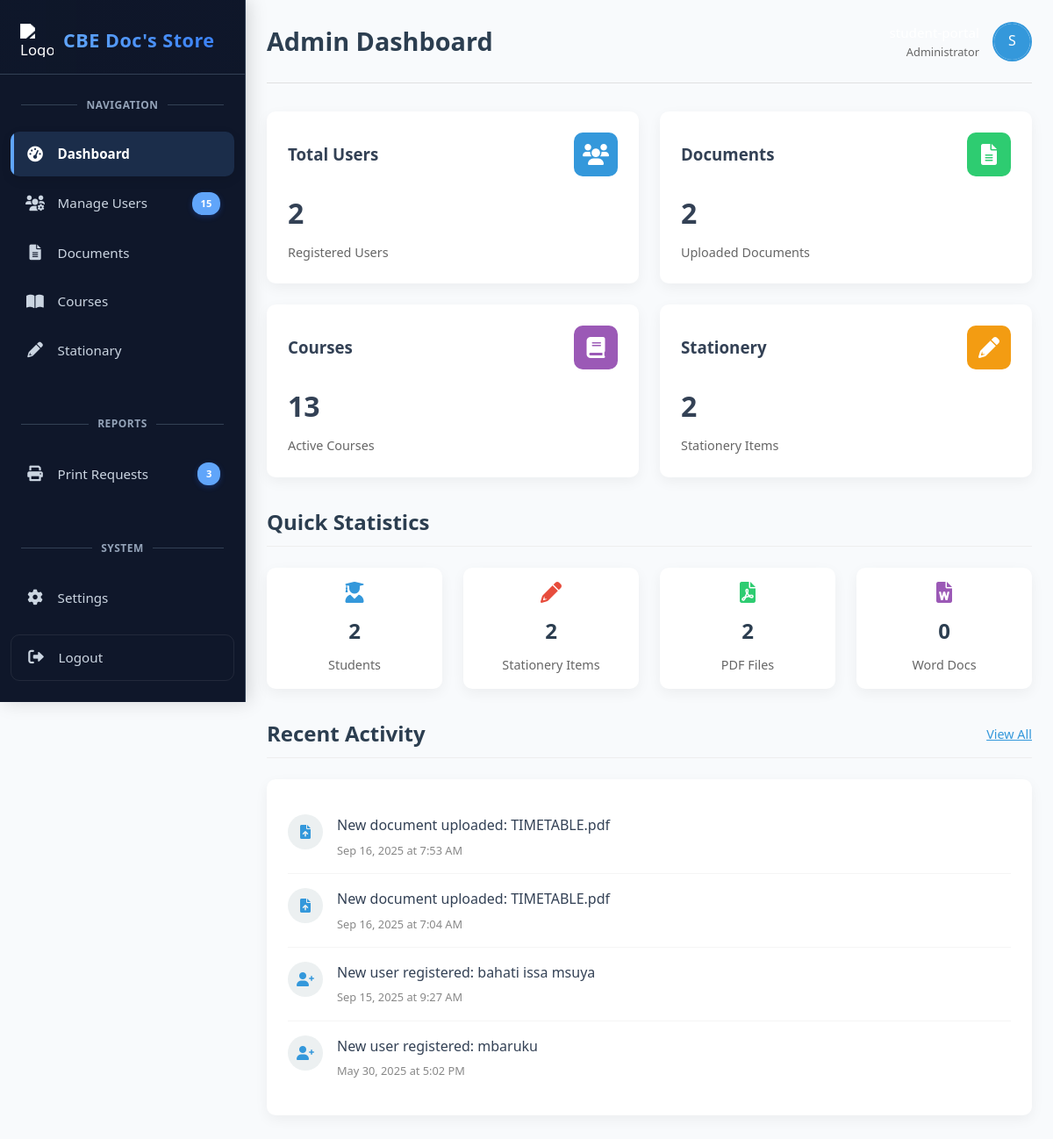
The app's page /admin/admin_dashboard.php (signed in), older data.
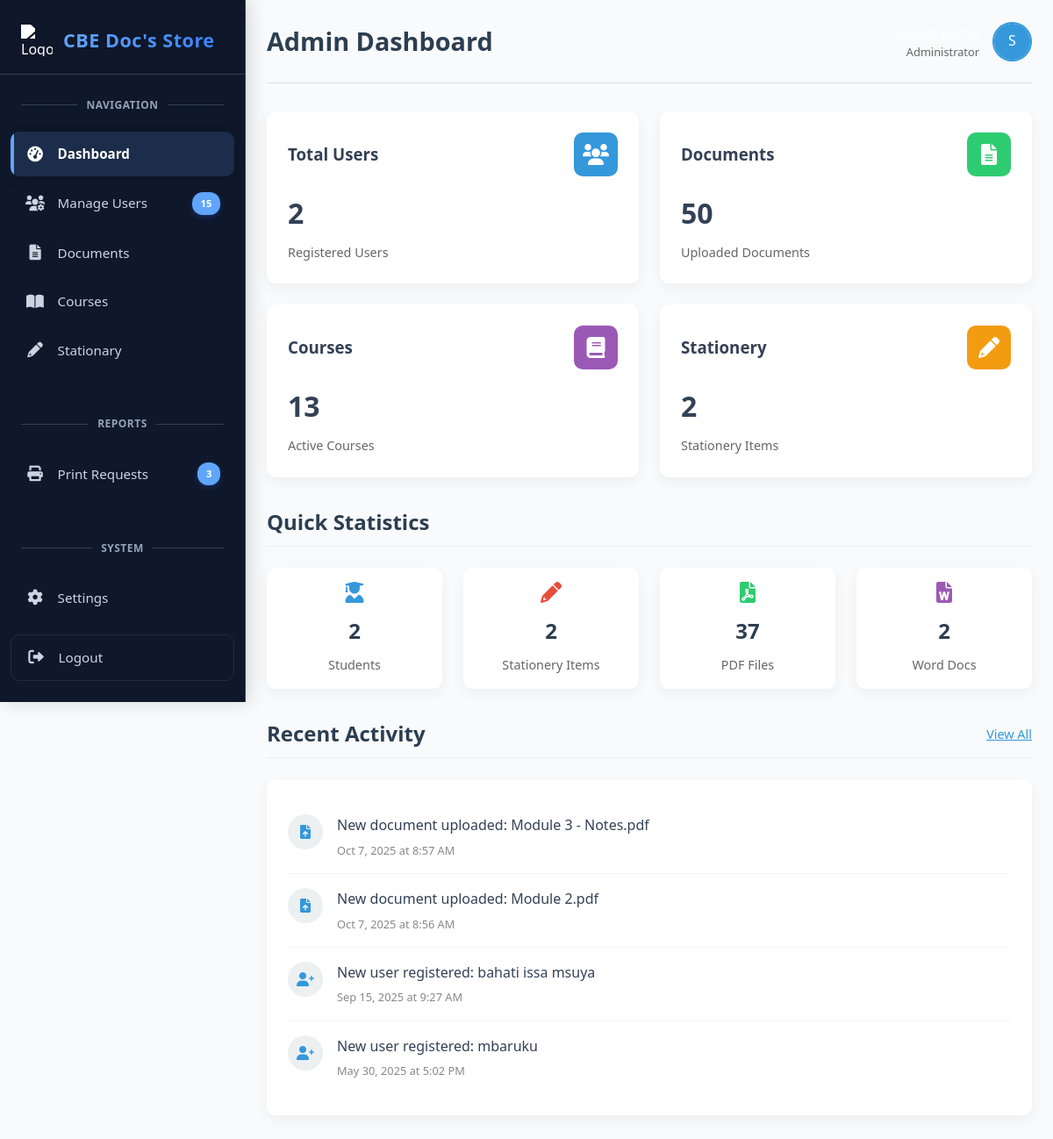
The same page, newer data.
### tables this page shows
CREATE TABLE `sem1_bachelor1_documents` (
  `doc_id` int(11) NOT NULL,
  `course_id` int(11) NOT NULL,
  `doc_type` varchar(50) NOT NULL,
  `title` varchar(255) NOT NULL,
  `description` text DEFAULT NULL,
  `file_path` varchar(255) NOT NULL,
  `file_name` varchar(255) NOT NULL,
  `file_size` int(11) NOT NULL,
  `file_type` varchar(20) NOT NULL,
  `level` varchar(20) NOT NULL,
  `uploaded_at` timestamp NULL DEFAULT current_timestamp(),
  `uploaded_by` int(11) DEFAULT NULL,
  `download_count` int(11) DEFAULT 0
);

CREATE TABLE `users` (
  `user_id` int(11) NOT NULL,
  `fullname` varchar(100) NOT NULL,
  `email` varchar(100) NOT NULL,
  `reg` varchar(20) NOT NULL,
  `password` varchar(255) NOT NULL,
  `program` varchar(20) NOT NULL,
  `year` varchar(10) NOT NULL,
  `profile_picture` varchar(255) DEFAULT NULL,
  `last_seen` datetime DEFAULT NULL,
  `created_at` timestamp NULL DEFAULT current_timestamp(),
  `email_notifications` tinyint(1) DEFAULT 1,
  `course_updates` tinyint(1) DEFAULT 1,
  `assignment_alerts` tinyint(1) DEFAULT 1,
  `newsletter` tinyint(1) DEFAULT 1,
  `profile_visibility` tinyint(1) DEFAULT 1,
  `show_email` tinyint(1) DEFAULT 0,
  `data_collection` tinyint(1) DEFAULT 1
);

### admin/admin_dashboard.php (the view, shortened to what the changed rows need)
<?php
include("../connection.php");
$document_tables = [];
$levels = ['certificate', 'diploma1', 'diploma2', 'bachelor1', 'bachelor2', 'bachelor3'];
$semesters = ['1', '2'];
foreach ($semesters as $semester_val) {
    foreach ($levels as $level_val) {
        $document_tables[] = 'sem' . $semester_val . '_' . $level_val . '_documents';
    }
}
$documents_count = 0;
foreach ($document_tables as $table) {
    $result = $conn->query("SELECT COUNT(*) as total FROM $table");
    if ($result) {
        $documents_count += $result->fetch_assoc()['total'];
    }
}
$pdf_count = 0;
foreach ($document_tables as $table) {
    $result = $conn->query("SELECT COUNT(*) as total FROM $table WHERE file_type = 'pdf'");
    if ($result) {
        $pdf_count += $result->fetch_assoc()['total'];
    }
}
$word_count = 0;
foreach ($document_tables as $table) {
    $result = $conn->query("SELECT COUNT(*) as total FROM $table WHERE file_type = 'doc' OR file_type = 'docx'");
    if ($result) {
        $word_count += $result->fetch_assoc()['total'];
    }
}
$activities = [];
$user_activities = $conn->query("SELECT fullname as title, created_at as date FROM users ORDER BY created_at DESC LIMIT 3");
if ($user_activities) {
    while ($row = $user_activities->fetch_assoc()) {
        $row['type'] = 'user';
        $activities[] = $row;
    }
}
foreach ($document_tables as $table) {
    $doc_activities = $conn->query("SELECT file_name as title, uploaded_at as date FROM $table ORDER BY uploaded_at DESC LIMIT 2");
    if ($doc_activities && $doc_activities->num_rows > 0) {
        while ($row = $doc_activities->fetch_assoc()) {
            $row['type'] = 'document';
            $activities[] = $row;
        }
        break;
    }
}
usort($activities, function($a, $b) {
    return strtotime($b['date']) - strtotime($a['date']);
});
$activities = array_slice($activities, 0, 5);
?>
<!DOCTYPE html>
<html lang="en">
<head>
    <link rel="stylesheet" href="https://cdnjs.cloudflare.com/ajax/libs/font-awesome/6.0.0-beta3/css/all.min.css">
</head>
<body>
    <?php include('sidebar.php'); ?>
    <main class="main-content">
        <div class="top-bar">
            <div class="page-title">
                <h1>Admin Dashboard</h1>
            </div>
        </div>
        <div class="dashboard-cards">
            <div class="card">
                <div class="card-header">
                    <h3>Documents</h3>
                    <div class="card-icon documents">
                    </div>
                </div>
                <div class="card-value"><?php echo $documents_count; ?></div>
                <div class="card-title">Uploaded Documents</div>
            </div>
        </div>
        <div class="section-title">
            <h2>Quick Statistics</h2>
        </div>
        <div class="quick-stats">
            <div class="stat-card">
                <i class="fas fa-file-pdf" style="color: #2ecc71; font-size: 1.5rem;"></i>
                <div class="stat-value"><?php echo $pdf_count; ?></div>
                <div class="stat-label">PDF Files</div>
            </div>
            <div class="stat-card">
                <i class="fas fa-file-word" style="color: #9b59b6; font-size: 1.5rem;"></i>
                <div class="stat-value"><?php echo $word_count; ?></div>
                <div class="stat-label">Word Docs</div>
            </div>
        </div>
        <div class="section-title">
            <h2>Recent Activity</h2>
        </div>
        <div class="recent-activity">
            <ul class="activity-list">
                <?php if (!empty($activities)): ?>
                    <?php foreach ($activities as $activity): ?>
                        <li class="activity-item">
                            <div class="activity-icon">
                                <i class="fas fa-<?php
                                    echo $activity['type'] == 'user' ? 'user-plus' :
                                         ($activity['type'] == 'document' ? 'file-upload' : 'bell');
                                ?>"></i>
                            </div>
                            <div class="activity-content">
                                <div class="activity-text">
                                    <?php
                                    if ($activity['type'] == 'user') {
                                        echo "New user registered: " . htmlspecialchars($activity['title']);
                                    } else if ($activity['type'] == 'document') {
                                        echo "New document uploaded: " . htmlspecialchars($activity['title']);
                                    } else {
                                        echo htmlspecialchars($activity['title']);
                                    }
                                    ?>
                                </div>
                                <div class="activity-time">
                                    <?php
                                    $date = new DateTime($activity['date']);
                                    echo $date->format('M j, Y \a\t g:i A');
                                    ?>
                                </div>
                            </div>
                        </li>
                    <?php endforeach; ?>
                <?php endif; ?>
            </ul>
        </div>
    </main>
</body>
</html>

Row changes from the older to the newer data that the page shows:
no longer on this page (row unchanged): sem1_bachelor1_documents: file_name "TIMETABLE.pdf", uploaded_at "Sep 16, 2025 at 7:53 AM"
no longer on this page (row unchanged): sem1_bachelor1_documents: file_name "TIMETABLE.pdf", uploaded_at "Sep 16, 2025 at 7:04 AM"
added sem1_bachelor1_documents: file_name "Module 3 - Notes.pdf", uploaded_at "Oct 7, 2025 at 8:57 AM"
added sem1_bachelor1_documents: file_name "Module 2.pdf", uploaded_at "Oct 7, 2025 at 8:56 AM"
Text that changed along with them:
$documents_count: "2" → "50"
$pdf_count: "2" → "37"
$word_count: "0" → "2"
